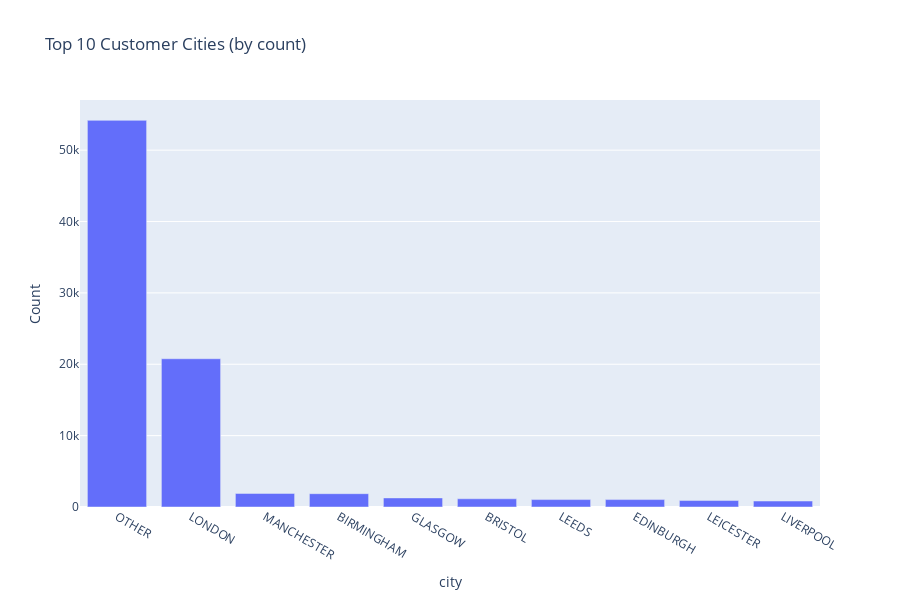
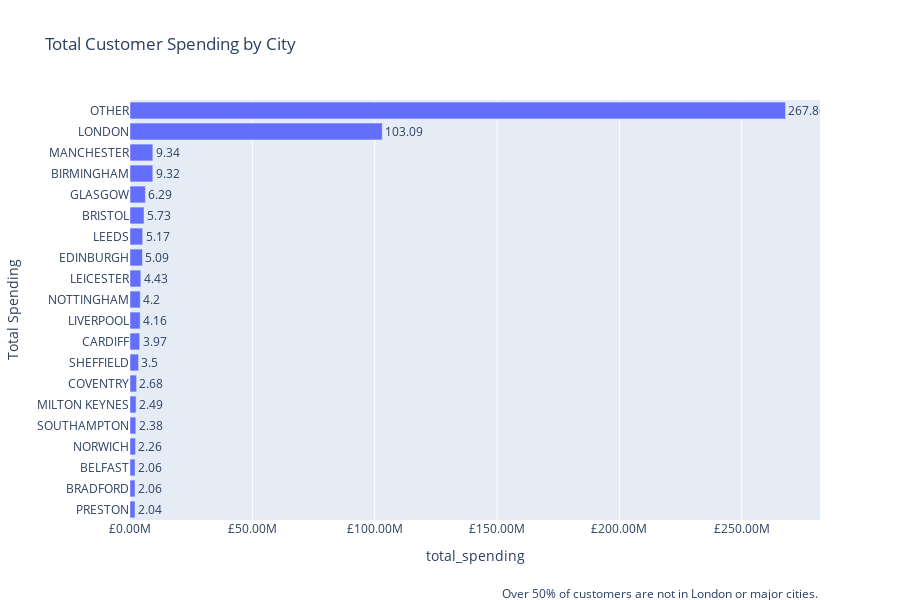

Source (notebook cell) for these figures, in order:
### Markdown cell above
## observations
- Most of the customers don't reside in the 76 cities from the list
- The cities with the most customers and the most spending are:
    - London
    - Manchester
    - Birmingham
- The top 10 cities in the customer count chart generally corresponds with the top cities in the customer spending chart
- London customer spending is almost as much as the combined spending for larger cities — meaning customer base is focused around London

### Code cell
total_customers_df_count_fig.show()
customer_spending_fig.show()

### Figure 1 — Plotly figure (JSON) as saved in the notebook; plotly's stock layout.template omitted (floating-point values rounded to 4 significant figures)
{"data": [{"alignmentgroup": "True", "hovertemplate": "city=%{x}<br>count=%{y}<extra></extra>", "legendgroup": "", "marker": {"color": "#636efa", "pattern": {"shape": ""}}, "name": "", "offsetgroup": "", "orientation": "v", "showlegend": false, "textposition": "auto", "type": "bar", "x": ["OTHER", "LONDON", "MANCHESTER", "BIRMINGHAM", "GLASGOW", "BRISTOL", "LEEDS", "EDINBURGH", "LEICESTER", "LIVERPOOL"], "xaxis": "x", "y": [54175, 20772, 1902, 1866, 1273, 1150, 1040, 1038, 905, 838], "yaxis": "y"}], "layout": {"autosize": true, "barmode": "relative", "height": 600, "legend": {"tracegroupgap": 0}, "title": {"text": "Top 10 Customer Cities (by count)"}, "xaxis": {"anchor": "y", "domain": [0, 1], "title": {"text": "city"}}, "yaxis": {"anchor": "x", "domain": [0, 1], "title": {"text": "Count"}}}}

### Figure 2 — Plotly figure (JSON) as saved in the notebook; plotly's stock layout.template omitted (floating-point values rounded to 4 significant figures)
{"data": [{"alignmentgroup": "True", "hovertemplate": "total_spending=%{text}<br>city=%{y}<extra></extra>", "legendgroup": "", "marker": {"color": "#636efa", "pattern": {"shape": ""}}, "name": "", "offsetgroup": "", "orientation": "h", "showlegend": false, "text": [2.04, 2.06, 2.06, 2.26, 2.38, 2.49, 2.68, 3.5, 3.97, 4.16, 4.2, 4.43, 5.09, 5.17, 5.73, 6.29, 9.32, 9.34, 103.1, 267.9], "textposition": "outside", "type": "bar", "x": [2.04, 2.06, 2.06, 2.26, 2.38, 2.49, 2.68, 3.5, 3.97, 4.16, 4.2, 4.43, 5.09, 5.17, 5.73, 6.29, 9.32, 9.34, 103.1, 267.9], "xaxis": "x", "y": ["PRESTON", "BRADFORD", "BELFAST", "NORWICH", "SOUTHAMPTON", "MILTON KEYNES", "COVENTRY", "SHEFFIELD", "CARDIFF", "LIVERPOOL", "NOTTINGHAM", "LEICESTER", "EDINBURGH", "LEEDS", "BRISTOL", "GLASGOW", "BIRMINGHAM", "MANCHESTER", "LONDON", "OTHER"], "yaxis": "y"}], "layout": {"annotations": [{"font": {"size": 12}, "showarrow": false, "text": "Over 50% of customers are not in London or major cities.", "x": 1, "xref": "paper", "y": -0.2, "yref": "paper"}], "autosize": true, "barmode": "relative", "height": 600, "legend": {"tracegroupgap": 0}, "title": {"text": "Total Customer Spending by City"}, "xaxis": {"anchor": "y", "domain": [0, 1], "tickformat": ",.2f", "tickprefix": "£", "ticksuffix": "M", "title": {"text": "total_spending"}}, "yaxis": {"anchor": "x", "domain": [0, 1], "title": {"text": "Total Spending"}}}}
